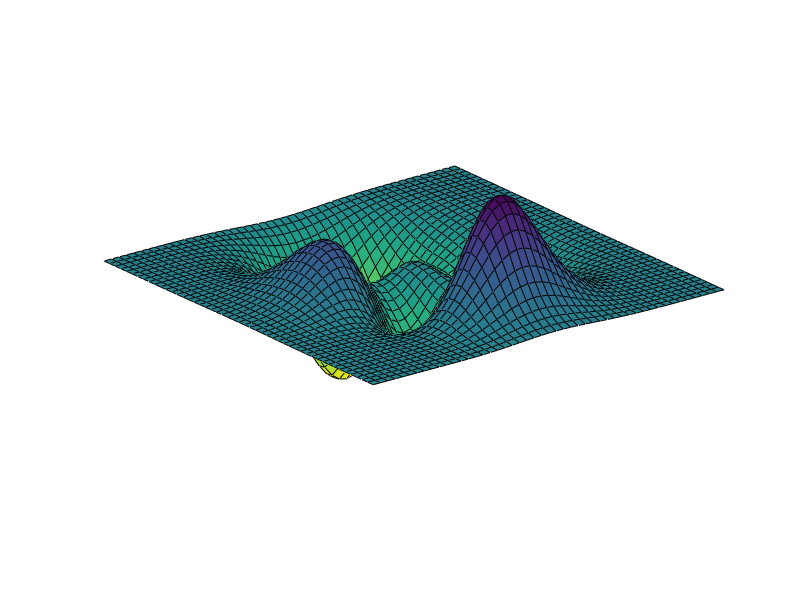

Write MATLAB code to recreate this figure. (Note: this script raises an error after producing the figure.)
%# figure
figure, set(gcf, 'Color','white')

Z = peaks; surf(Z);  axis tight
set(gca, 'nextplot','replacechildren', 'Visible','off');

%# preallocate
nFrames = 200;
mov(1:nFrames) = struct('cdata',[], 'colormap',[]);

%# create movie
for k=1:nFrames
   surf(sin(2*pi*k/20)*Z, Z)
   mov(k) = getframe(gca);
end
close(gcf)

%# save as AVI file, and open it using system video player
movie2avi(mov, 'myPeaks1.avi', 'compression','None', 'fps',15);
%winopen('myPeaks1.avi')

N = reshape(testGrandi(1,:), 5,4);

